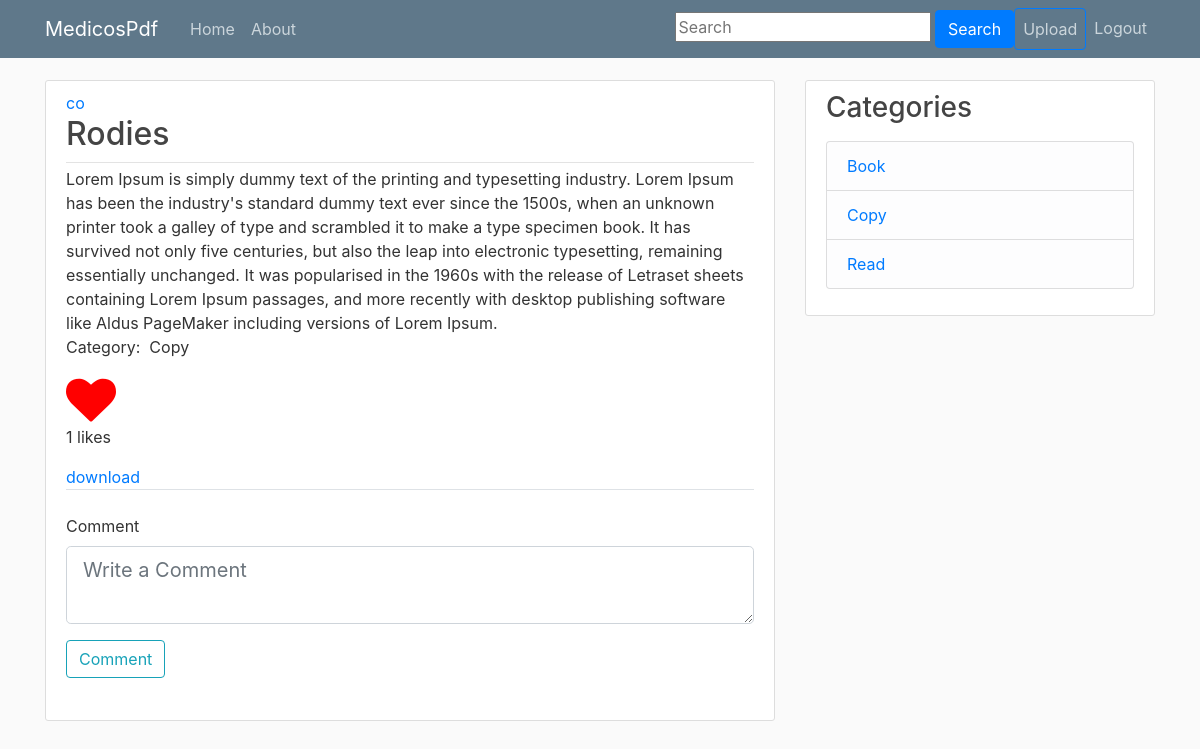
The app's page /slide/10 (signed in) with its own data.
### medicospdf/models.py (models this page shows, shortened)
class User(db.Model, UserMixin):
    id = db.Column(db.Integer, primary_key=True)
    username = db.Column(db.String(20), unique=True, nullable=False)
    email = db.Column(db.String(120), unique=True, nullable=False)
    image_file = db.Column(db.String(20), nullable=False, default='default.jpg')
    password = db.Column(db.String(60), nullable=False)
    is_admin = db.Column(db.Boolean, default = False)
    posts = db.relationship('Post', backref='author', lazy=True)
    slides = db.relationship('Slide', backref = 'author', lazy = True)
    liked = db.relationship('SlideLike', foreign_keys = 'SlideLike.user_id',
        backref = 'author', lazy = True)
    comments = db.relationship('Comment', backref = 'author', lazy = True)
    categories = db.relationship('Category', backref = 'author', lazy = True)
    def has_liked_slide(self, slide):
        return SlideLike.query.filter(
            SlideLike.user_id == self.id,
            SlideLike.slide_id == slide.id).count()>0

class Slide(db.Model):
    __searchable__  = ['title', 'description']
    id = db.Column(db.Integer, primary_key = True)
    title = db.Column(db.String(200), nullable = False)
    description = db.Column(db.Text, nullable = False)
    file = db.Column(db.String(1000), nullable = False)
    date_posted = db.Column(db.DateTime, nullable=False, default=datetime.utcnow)
    user_id = db.Column(db.Integer, db.ForeignKey('user.id'), nullable = False)
    likes = db.relationship('SlideLike', backref = 'slide', lazy = True)
    comments = db.relationship('Comment', backref = 'slide', lazy = True)
    category_id = db.Column(db.Integer, db.ForeignKey('category.id'), nullable = True)

class Category(db.Model):
    id = db.Column(db.Integer, primary_key = True, autoincrement = True)
    name = db.Column(db.String(200), nullable = False)
    user_id = db.Column(db.Integer, db.ForeignKey('user.id'), nullable = False)
    slides = db.relationship('Slide', backref = 'cats', lazy = True)

### medicospdf/routes.py (the view)
@app.route('/slide/<int:slide_id>', methods= ['GET', 'POST'])
def slide(slide_id):
    cat = Category.query.all()
    slide = Slide.query.get_or_404(slide_id)
    form = CommentForm()
    if form.validate_on_submit():
        comment = Comment(comment = form.comment.data, author = current_user, slide_id = slide.id)
        db.session.add(comment)
        db.session.commit()
        flash('Your comment has been posted.', 'success')
        return redirect(url_for('slide', slide_id = slide.id))
    comments = Comment.query.filter_by(slide_id = slide.id).all()
    return render_template('slide.html', title = slide.title,
                        slide = slide, comments = comments,
                        form = form, legend = Slide, categories = cat)

### medicospdf/forms.py
class CommentForm(FlaskForm):
	comment = TextAreaField(validators = [DataRequired()],
							render_kw={"placeholder": "Write a Comment"})
	submit = SubmitField('Comment')

### medicospdf/models.py (called while the page is built)
@login_manager.user_loader
def load_user(user_id):
    return User.query.get(int(user_id))

### medicospdf/templates/slide.html (shortened to what this page needs)
{% extends 'layout.html' %}
{% block content %}
	<article class="media content-section">
		<div class="media-body">
			<div class="article-metadata">
				<a class="mr-2" href="#">{{ slide.author.username }}</a>
				<h2 class="article-title">{{ slide.title }}</h2>
			</div>
			<div class="article-content">{{ slide.description }}</div>
			<div class="article-content"><p>Category:&nbsp; {{ slide.cats.name }}</p></div>
            {% if current_user.has_liked_slide(slide) %}
              <a href="{{ url_for('like_action', slide_id = slide.id, action = 'unlike') }}"><i class="fa fa-heart"></i></a>
            {% else %}
              <a href="{{ url_for('like_action', slide_id = slide.id, action = 'like') }}"><i class="fa fa-heart-o"></i></a>
            {% endif %}
            <p>{{ slide.likes|count }} likes</p>
            <a href="{{ url_for('download', path = path) }}">download</a>
            <form method="POST" action="">
				<fieldset class="form-group">
					<legend class="border-bottom mb-4">{{ comment }}</legend>
					<div class="form-group">
						{{ form.comment.label(class = 'form-control-label') }}
						{% if form.comment.errors %}
							{{ form.comment.label(class = 'form-control form-control-lg is-invalid')}}
							<div class="invalid-feedback">
								{% for error in form.comment.errors %}
								<span>
									{{ error }}
								</span>
								{% endfor %}
							</div>
						{% else %}
							{{ form.comment(class = 'form-control form-control-lg')}}
						{% endif %}
					</div>
					<div class="form-group">
						{{ form.submit(class = 'btn btn-outline-info') }}
					</div>
				</fieldset>
			</form>
		</div>
	</article>
{% endblock %}

### medicospdf/templates/layout.html (shortened to what this page needs)
<!DOCTYPE html>
<html>
<head>
    <link rel="stylesheet" href="https://maxcdn.bootstrapcdn.com/bootstrap/4.0.0/css/bootstrap.min.css">
    <link rel="stylesheet" type="text/css" href="{{ url_for('static', filename='main.css') }}">
    <link rel="stylesheet" href="https://cdnjs.cloudflare.com/ajax/libs/font-awesome/4.7.0/css/font-awesome.min.css">
</head>
<body>
    <header class="site-header">
      <nav class="navbar navbar-expand-md navbar-dark bg-steel fixed-top">
        <div class="container">
          <a class="navbar-brand mr-4" href="/">MedicosPdf</a>
          <div class="collapse navbar-collapse" id="navbarToggle">
            <div class="navbar-nav mr-auto">
              <a class="nav-item nav-link" href="{{ url_for('home') }}">Home</a>
              <a class="nav-item nav-link" href="{{ url_for('about') }}">About</a>
            </div>
            <div class="navbar-nav form-group">
              <form action="" method="POST" autocomplete="off">
                <input type="text" name="tag" id = 'tag' placeholder="Search">
                <input type="submit" name="" value="Search" class="btn btn-primary">
              </form>
            </div>
            <div class="navbar-nav">
              {% if current_user.is_authenticated %}
                <a class = 'nav-item nav-link btn btn-outline-primary' href="{{ url_for('new_slide') }}">Upload</a>
                <a class = 'nav-item nav-link' href="{{ url_for('logout') }}">Logout</a>
              {% else %}
                <a class="nav-item nav-link" href="{{ url_for('login') }}">Login</a>
                <a class="nav-item nav-link" href="{{ url_for('register') }}">Register</a>
              {% endif %}
            </div>
          </div>
        </div>
      </nav>
    </header>
    <main role="main" class="container">
      <div class="row">
        <div class="col-md-8">
          {% block content %}{% endblock %}
        </div>
        {% if current_user.is_authenticated %}
          <div class="col-md-4">
            <div class="content-section">
              <h3>Categories</h3>
              <p class='text-muted'>
                <ul class="list-group">
                  {% for cat in categories %}
                    <li class="list-group-item list-group-item-light"><a href="{{ url_for('category', name = cat.name) }}">{{ cat.name }}</a></li>
                  {% endfor %}
                </ul>
              </p>
            </div>
          </div>
        {% endif %}
      </div>
    </main>
</body>
</html>

### medicospdf/static/main.css (style rules this page uses)
body { background: #fafafa; color: #333333; margin-top: 5rem; }
h1, h2, h3, h4, h5, h6 { color: #444444; }
.bg-steel { background-color: #5f788a; }
.site-header .navbar-nav .nav-link { color: #cbd5db; }
.content-section { background: #ffffff; padding: 10px 20px; border: 1px solid #dddddd; border-radius: 3px; margin-bottom: 20px; }
.article-title { color: #444444; }
.article-content { white-space: pre-line; }
.article-metadata { padding-bottom: 1px; margin-bottom: 4px; border-bottom: 1px solid #e3e3e3 }

### medicospdf/templates/layout.html (style rules this page uses)
.fa { font-size: 50px; cursor: pointer; user-select: none; }
.fa-heart { color: red; cursor: pointer; }

### records on screen
User: author.username "co"
Slide: title "Rodies", description "Lorem Ipsum is simply dummy text of the printing and typesetting industry. Lorem Ipsum has been the industry's standard dummy text ever since the 1500s, when an unknown printer took a galley of type and scrambled it to make a type specimen book. It has survived not only five centuries, but also the leap into electronic typesetting, remaining essentially unchanged. It was popularised in the 1960s with the release of Letraset sheets containing Lorem Ipsum passages, and more recently with desktop publishing software like Aldus PageMaker including versions of Lorem Ipsum."
Category: cats.name "Copy", name "Copy"
Category: name "Book"
Category: name "Read"

### other values on screen
{{ slide.likes|count }} "1"
